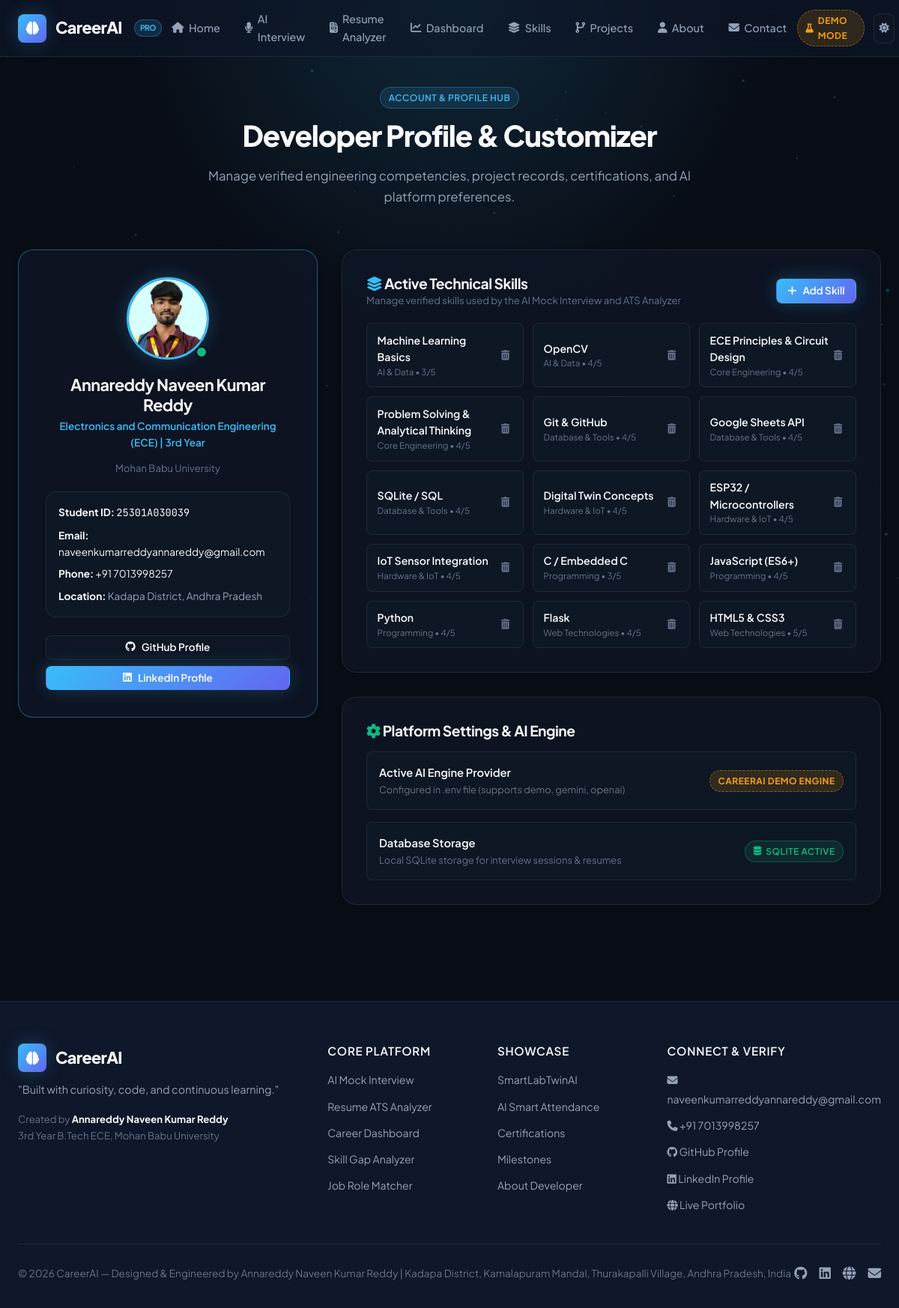
/profile, run on the app's committed database.
### tables this page shows
CREATE TABLE user_profile (
        id INTEGER PRIMARY KEY AUTOINCREMENT,
        name TEXT NOT NULL,
        student_id TEXT,
        university TEXT,
        branch TEXT,
        year TEXT,
        location TEXT,
        email TEXT,
        phone TEXT,
        github TEXT,
        linkedin TEXT,
        portfolio TEXT,
        bio TEXT,
        headline TEXT,
        target_role TEXT DEFAULT 'Software Developer',
        career_readiness INTEGER DEFAULT 78,
        created_at TIMESTAMP DEFAULT CURRENT_TIMESTAMP,
        updated_at TIMESTAMP DEFAULT CURRENT_TIMESTAMP
    );

CREATE TABLE skills (
        id INTEGER PRIMARY KEY AUTOINCREMENT,
        category TEXT NOT NULL,
        name TEXT NOT NULL,
        proficiency INTEGER DEFAULT 3,
        is_verified INTEGER DEFAULT 0,
        created_at TIMESTAMP DEFAULT CURRENT_TIMESTAMP
    );

### app.py (the view)
@app.route('/profile')
def profile():
    conn = get_db_connection()
    user = conn.execute('SELECT * FROM user_profile LIMIT 1').fetchone()
    skills = conn.execute('SELECT * FROM skills ORDER BY category, name').fetchall()
    certs = conn.execute('SELECT * FROM certifications ORDER BY created_at DESC').fetchall()
    achieve_list = conn.execute('SELECT * FROM achievements ORDER BY created_at DESC').fetchall()
    conn.close()
    return render_template(
        'profile.html',
        active_page='profile',
        user=user,
        skills=skills,
        certifications=certs,
        achievements=achieve_list
    )

### templates/profile.html (shortened to what this page needs)
{% extends "base.html" %}
{% block content %}
<div class="container" style="padding: 2.5rem 1.5rem 4rem 1.5rem;">
  <div class="section-header fade-in-up">
    <span class="badge badge-cyan section-tag">Account & Profile Hub</span>
    <h1 class="section-title">Developer Profile & Customizer</h1>
    <p class="section-subtitle">Manage verified engineering competencies, project records, certifications, and AI platform preferences.</p>
  </div>
  <div style="display: grid; grid-template-columns: 1fr 1.8fr; gap: 2rem; align-items: flex-start;">
    <div class="fade-in-up">
      <div class="glass-card" style="padding: 2.25rem; text-align: center; border: 1px solid var(--border-focus);">
        <div style="position: relative; width: 110px; height: 110px; margin: 0 auto 1.25rem auto;">
          <img src="{{ url_for('static', filename='images/naveen_profile.jpg') }}" alt="{{ dev_name }}" style="width: 100%; height: 100%; border-radius: 50%; object-fit: cover; object-position: top center; border: 3px solid var(--accent-cyan); box-shadow: var(--shadow-glow);">
          <span style="position: absolute; bottom: 2px; right: 2px; width: 16px; height: 16px; border-radius: 50%; background: var(--accent-emerald); border: 2px solid var(--bg-primary);" title="Verified"></span>
        </div>
        <h3 style="font-size: 1.35rem; margin-bottom: 0.25rem;">{{ dev_name }}</h3>
        <p style="font-size: 0.85rem; color: var(--accent-cyan); font-weight: 600; margin-bottom: 0.75rem;">
          {{ dev_branch }} | {{ dev_year }}
        </p>
        <p style="font-size: 0.82rem; color: var(--text-muted); margin-bottom: 1.25rem;">
          {{ dev_university }}
        </p>
        <div style="padding: 1rem; background: var(--bg-surface); border-radius: var(--radius-md); border: 1px solid var(--border-subtle); text-align: left; font-size: 0.85rem; display: flex; flex-direction: column; gap: 0.5rem; margin-bottom: 1.5rem;">
          <div><strong>Student ID:</strong> <span style="font-family: var(--font-mono); color: var(--text-primary);">{{ dev_student_id }}</span></div>
          <div><strong>Email:</strong> <span style="color: var(--text-primary);">{{ dev_email }}</span></div>
          <div><strong>Phone:</strong> <span style="color: var(--text-primary);">+91 {{ dev_phone }}</span></div>
          <div><strong>Location:</strong> <span style="color: var(--text-secondary);">Kadapa District, Andhra Pradesh</span></div>
        </div>
        <div style="display: flex; flex-direction: column; gap: 0.5rem;">
          <a href="{{ dev_github }}" target="_blank" rel="noopener" class="btn btn-secondary btn-sm" style="width: 100%;">
            <i class="fab fa-github"></i> GitHub Profile
          </a>
          <a href="{{ dev_linkedin }}" target="_blank" rel="noopener" class="btn btn-primary btn-sm" style="width: 100%;">
            <i class="fab fa-linkedin"></i> LinkedIn Profile
          </a>
        </div>
      </div>
    </div>
    <div class="fade-in-up">
      <div class="glass-card" style="padding: 2rem; margin-bottom: 2rem;">
        <div style="display: flex; justify-content: space-between; align-items: center; margin-bottom: 1.25rem;">
          <div>
            <h3 style="font-size: 1.2rem;"><i class="fas fa-layer-group" style="color: var(--accent-cyan);"></i> Active Technical Skills</h3>
            <p style="font-size: 0.82rem; color: var(--text-muted);">Manage verified skills used by the AI Mock Interview and ATS Analyzer</p>
          </div>
          <button class="btn btn-primary btn-sm" onclick="document.getElementById('add-skill-modal').classList.add('open')">
            <i class="fas fa-plus"></i> Add Skill
          </button>
        </div>
        <div style="display: grid; grid-template-columns: repeat(auto-fill, minmax(200px, 1fr)); gap: 0.75rem;">
          {% for sk in skills %}
          <div class="skill-item-card" style="display: flex; justify-content: space-between; align-items: center; padding: 0.65rem 0.85rem; background: var(--bg-surface); border: 1px solid var(--border-subtle); border-radius: var(--radius-sm);">
            <div>
              <div style="font-size: 0.88rem; font-weight: 600; color: var(--text-primary);">{{ sk.name }}</div>
              <div style="font-size: 0.72rem; color: var(--text-muted);">{{ sk.category }} • {{ sk.proficiency }}/5</div>
            </div>
            <button class="delete-skill-btn" data-id="{{ sk.id }}" style="background: transparent; border: none; color: var(--text-muted); cursor: pointer; padding: 0.25rem;" title="Delete Skill">
              <i class="fas fa-trash-alt"></i>
            </button>
          </div>
          {% endfor %}
        </div>
      </div>
      <div class="glass-card" style="padding: 2rem;">
        <h3 style="font-size: 1.2rem; margin-bottom: 1rem;"><i class="fas fa-cog" style="color: var(--accent-emerald);"></i> Platform Settings & AI Engine</h3>
        <div style="display: flex; flex-direction: column; gap: 1rem;">
          <div style="display: flex; justify-content: space-between; align-items: center; padding: 1rem; background: var(--bg-surface); border-radius: var(--radius-sm); border: 1px solid var(--border-subtle);">
            <div>
              <div style="font-size: 0.92rem; font-weight: 600; color: var(--text-primary);">Active AI Engine Provider</div>
              <div style="font-size: 0.8rem; color: var(--text-muted);">Configured in .env file (supports demo, gemini, openai)</div>
            </div>
            <span class="badge badge-demo">{{ ai_provider_name }}</span>
          </div>
          <div style="display: flex; justify-content: space-between; align-items: center; padding: 1rem; background: var(--bg-surface); border-radius: var(--radius-sm); border: 1px solid var(--border-subtle);">
            <div>
              <div style="font-size: 0.92rem; font-weight: 600; color: var(--text-primary);">Database Storage</div>
              <div style="font-size: 0.8rem; color: var(--text-muted);">Local SQLite storage for interview sessions & resumes</div>
            </div>
            <span class="badge badge-emerald"><i class="fas fa-database"></i> SQLite Active</span>
          </div>
        </div>
      </div>
    </div>
  </div>
</div>
{% endblock %}

### templates/base.html (shortened to what this page needs)
<!DOCTYPE html>
<html lang="en" data-theme="dark">
<head>
  <link rel="stylesheet" href="https://cdnjs.cloudflare.com/ajax/libs/font-awesome/6.5.1/css/all.min.css">
  <link rel="stylesheet" href="{{ url_for('static', filename='css/main.css') }}">
  <link rel="stylesheet" href="{{ url_for('static', filename='css/components.css') }}">
  <link rel="stylesheet" href="{{ url_for('static', filename='css/interview.css') }}">
  <link rel="stylesheet" href="{{ url_for('static', filename='css/resume.css') }}">
  <link rel="stylesheet" href="{{ url_for('static', filename='css/dashboard.css') }}">
</head>
<body>
  <canvas id="bg-canvas"></canvas>
  <div class="ambient-glow-top"></div>
  <header class="navbar">
    <div class="container navbar-inner">
      <a href="{{ url_for('index') }}" class="brand-logo" id="nav-brand-logo">
        <div class="brand-icon">
          <i class="fas fa-brain"></i>
        </div>
        <span>CareerAI</span>
        <span class="brand-badge">PRO</span>
      </a>
      <ul class="nav-menu">
        <li><a href="{{ url_for('index') }}" class="nav-link {% if active_page == 'home' %}active{% endif %}"><i class="fas fa-home"></i> Home</a></li>
        <li><a href="{{ url_for('interview') }}" class="nav-link {% if active_page == 'interview' %}active{% endif %}"><i class="fas fa-microphone"></i> AI Interview</a></li>
        <li><a href="{{ url_for('resume') }}" class="nav-link {% if active_page == 'resume' %}active{% endif %}"><i class="fas fa-file-invoice"></i> Resume Analyzer</a></li>
        <li><a href="{{ url_for('dashboard') }}" class="nav-link {% if active_page == 'dashboard' %}active{% endif %}"><i class="fas fa-chart-line"></i> Dashboard</a></li>
        <li><a href="{{ url_for('skill_gap') }}" class="nav-link {% if active_page == 'skills' %}active{% endif %}"><i class="fas fa-layer-group"></i> Skills</a></li>
        <li><a href="{{ url_for('projects') }}" class="nav-link {% if active_page == 'projects' %}active{% endif %}"><i class="fas fa-code-branch"></i> Projects</a></li>
        <li><a href="{{ url_for('about') }}" class="nav-link {% if active_page == 'about' %}active{% endif %}"><i class="fas fa-user"></i> About</a></li>
        <li><a href="{{ url_for('contact') }}" class="nav-link {% if active_page == 'contact' %}active{% endif %}"><i class="fas fa-envelope"></i> Contact</a></li>
      </ul>
      <div class="nav-actions">
        {% if is_demo_mode %}
        <span class="badge badge-demo" title="Running in high-fidelity Demo Mode without external API charges">
          <i class="fas fa-flask"></i> Demo Mode
        </span>
        {% else %}
        <span class="badge badge-emerald" title="Connected to live AI provider">
          <i class="fas fa-bolt"></i> {{ ai_provider_name }}
        </span>
        {% endif %}
        <button class="theme-toggle-btn" id="theme-toggle" aria-label="Toggle Theme">
        </button>
      </div>
    </div>
  </header>
  <main>
    {% block content %}{% endblock %}
  </main>
  <footer class="site-footer">
    <div class="container">
      <div class="footer-grid">
        <div class="footer-brand">
          <div class="brand-logo" style="margin-bottom: 0.75rem;">
            <div class="brand-icon"><i class="fas fa-brain"></i></div>
            <span>CareerAI</span>
          </div>
          <p>"Built with curiosity, code, and continuous learning."</p>
          <p style="font-size: 0.82rem; color: var(--text-muted);">
            Created by <strong style="color: var(--text-primary);">{{ dev_name }}</strong><br>
            3rd Year B.Tech ECE, {{ dev_university }}
          </p>
        </div>
        <div class="footer-col">
          <h5>Core Platform</h5>
          <ul class="footer-links">
            <li><a href="{{ url_for('interview') }}">AI Mock Interview</a></li>
            <li><a href="{{ url_for('resume') }}">Resume ATS Analyzer</a></li>
            <li><a href="{{ url_for('dashboard') }}">Career Dashboard</a></li>
            <li><a href="{{ url_for('skill_gap') }}">Skill Gap Analyzer</a></li>
            <li><a href="{{ url_for('role_matcher') }}">Job Role Matcher</a></li>
          </ul>
        </div>
        <div class="footer-col">
          <h5>Showcase</h5>
          <ul class="footer-links">
            <li><a href="{{ url_for('projects') }}">SmartLabTwinAI</a></li>
            <li><a href="{{ url_for('projects') }}">AI Smart Attendance</a></li>
            <li><a href="{{ url_for('certifications') }}">Certifications</a></li>
            <li><a href="{{ url_for('achievements') }}">Milestones</a></li>
            <li><a href="{{ url_for('about') }}">About Developer</a></li>
          </ul>
        </div>
        <div class="footer-col">
          <h5>Connect & Verify</h5>
          <ul class="footer-links">
            <li><a href="mailto:{{ dev_email }}"><i class="fas fa-envelope"></i> {{ dev_email }}</a></li>
            <li><a href="tel:{{ dev_phone }}"><i class="fas fa-phone"></i> +91 {{ dev_phone }}</a></li>
            <li><a href="{{ dev_github }}" target="_blank" rel="noopener"><i class="fab fa-github"></i> GitHub Profile</a></li>
            <li><a href="{{ dev_linkedin }}" target="_blank" rel="noopener"><i class="fab fa-linkedin"></i> LinkedIn Profile</a></li>
            <li><a href="{{ dev_portfolio }}" target="_blank" rel="noopener"><i class="fas fa-globe"></i> Live Portfolio</a></li>
          </ul>
        </div>
      </div>
      <div class="footer-bottom">
        <div>
          &copy; 2026 CareerAI — Designed & Engineered by {{ dev_name }} | {{ dev_location }}
        </div>
        <div class="footer-social-links">
          <a href="{{ dev_github }}" target="_blank" rel="noopener" aria-label="GitHub"><i class="fab fa-github"></i></a>
          <a href="{{ dev_linkedin }}" target="_blank" rel="noopener" aria-label="LinkedIn"><i class="fab fa-linkedin"></i></a>
          <a href="{{ dev_portfolio }}" target="_blank" rel="noopener" aria-label="Portfolio"><i class="fas fa-globe"></i></a>
          <a href="mailto:{{ dev_email }}" aria-label="Email"><i class="fas fa-envelope"></i></a>
        </div>
      </div>
    </div>
  </footer>
</body>
</html>

### data on the page
user_profile: name "Annareddy Naveen Kumar Reddy", branch "Electronics and Communication Engineering (ECE)", year "3rd Year", university "Mohan Babu University", email "naveenkumarreddyannareddy@gmail.com", location "Kadapa District, Kamalapuram Mandal, Thurakapalli Village, Andhra Pradesh, India"
skills: name "Machine Learning Basics", category "AI & Data", proficiency "3"
skills: name "OpenCV", category "AI & Data", proficiency "4"
skills: name "ECE Principles & Circuit Design", category "Core Engineering", proficiency "4"
skills: name "Problem Solving & Analytical Thinking", category "Core Engineering", proficiency "4"
skills: name "Git & GitHub", category "Database & Tools", proficiency "4"
skills: name "Google Sheets API", category "Database & Tools", proficiency "4"
skills: name "SQLite / SQL", category "Database & Tools", proficiency "4"
skills: name "Digital Twin Concepts", category "Hardware & IoT", proficiency "4"
skills: name "ESP32 / Microcontrollers", category "Hardware & IoT", proficiency "4"
skills: name "IoT Sensor Integration", category "Hardware & IoT", proficiency "4"
skills: name "C / Embedded C", category "Programming", proficiency "3"
skills: name "JavaScript (ES6+)", category "Programming", proficiency "4"
skills: name "Python", category "Programming", proficiency "4"
skills: name "Flask", category "Web Technologies", proficiency "4"
skills: name "HTML5 & CSS3", category "Web Technologies", proficiency "5"

### other printed values
{{ dev_student_id }} "25301A030039"
{{ dev_phone }} "7013998257"
{{ ai_provider_name }} "CAREERAI DEMO ENGINE"
